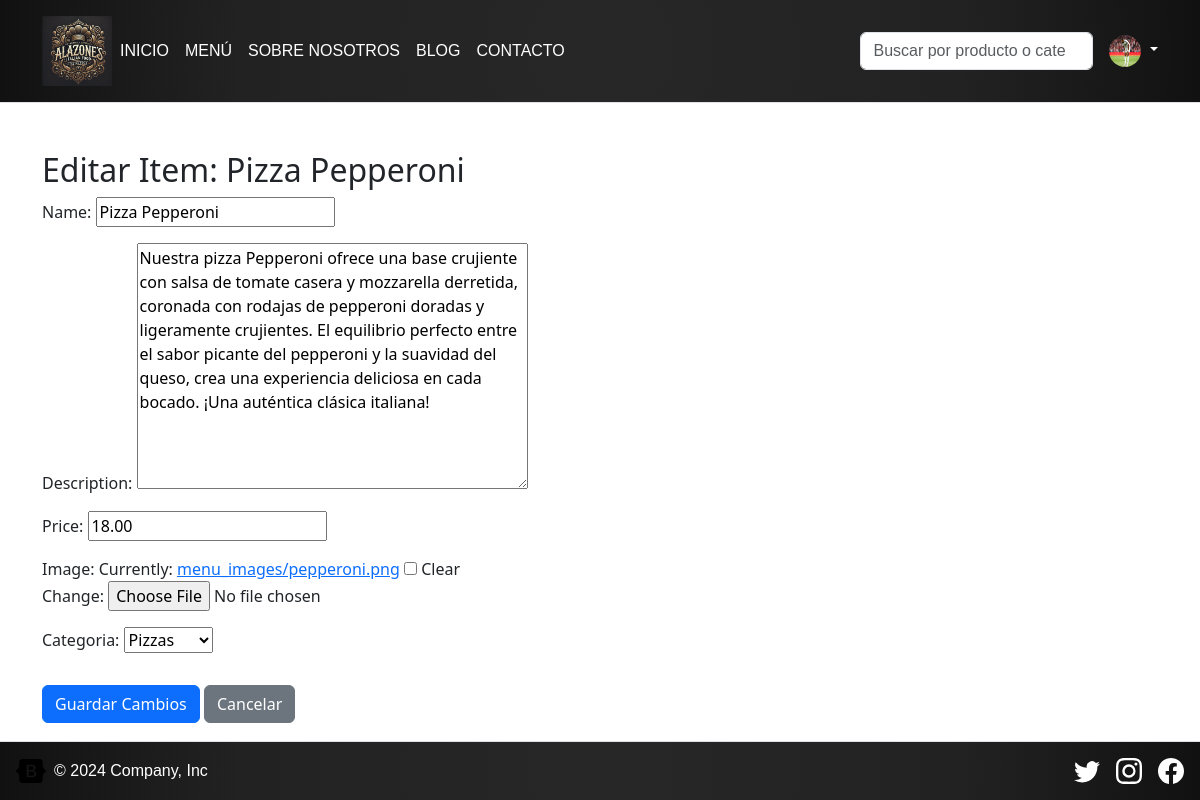
Page /menu/edit_item/1/ (signed in) on the committed database.
### core/users/models.py (models this page shows, shortened)
class Profile(models.Model):
    user = models.OneToOneField(User, on_delete=models.CASCADE)
    phone_number = models.CharField(max_length=15, blank=True, null=True)
    address = models.TextField(blank=True, null=True)
    profile_picture = models.ImageField(
        default="profile_pics/default_profile.jpg",  # Ruta relativa dentro de la carpeta MEDIA
        upload_to="profile_pics/",
        blank=True,
        null=True,
    )

### core/menu/models.py (models this page shows, shortened)
class MenuItem(models.Model):
    name = models.CharField(max_length=100)
    description = models.TextField()
    price = models.DecimalField(max_digits=6, decimal_places=2)
    image = models.ImageField(
        upload_to="menu_images/", blank=True, null=True
    )  # Cambiado a ImageField
    categoria = models.ForeignKey(
        Categoria, on_delete=models.CASCADE, related_name="items", null=True, blank=True
    )

### core/menu/views.py (the view)
# urls.py: path("edit_item/<int:item_id>/", views.edit_menu_item, name="edit_menu_item"),
@staff_member_required
def edit_menu_item(request, item_id):
    item = get_object_or_404(MenuItem, id=item_id)
    if request.method == "POST":
        form = MenuItemForm(request.POST, request.FILES, instance=item)
        if form.is_valid():
            form.save()
            return redirect("menu_detail", item_id=item.id)
    else:
        form = MenuItemForm(instance=item)
    return render(request, "menu/edit_menu_item.html", {"form": form, "item": item})

### core/menu/forms.py
class MenuItemForm(forms.ModelForm):
    class Meta:
        model = MenuItem
        fields = ["name", "description", "price", "image", "categoria"]

### core/menu/models.py (called while the page is built)
    def __str__(self):
        return self.nombre

### core/templates/menu/edit_menu_item.html (shortened to what this page needs)
{% extends "base.html" %}
{% block content %}
<div class="container mt-5">
    <h2>Editar Item: {{ item.name }}</h2>
    <form method="post" enctype="multipart/form-data">
        {{ form.as_p }}
        <button type="submit" class="btn btn-primary mt-3">Guardar Cambios</button>
        <a href="{% url 'menu_detail' item.id %}" class="btn btn-secondary mt-3">Cancelar</a>
    </form>
</div>
{% endblock %}

### core/templates/base.html (shortened to what this page needs)
{% load static %}
<!DOCTYPE html>
<html lang="en">
    <head>
        <link href="https://cdn.jsdelivr.net/npm/bootstrap@5.3.3/dist/css/bootstrap.min.css"
              rel="stylesheet"
>
        <link rel="stylesheet" href="{% static 'css/style.css' %}">
    </head>
<body>
        <header class="p-3 border-bottom" style="background: radial-gradient(circle, rgba(24, 24, 24, 0.932) 0%, rgba(34, 34, 34, 1) 60%, rgba(26, 26, 26, 1) 80%, rgba(17, 17, 17, 1) 100%); color: #ffffff; font-family: 'Arial', sans-serif;">
            <div class="container">
                <div class="d-flex flex-wrap align-items-center justify-content-center justify-content-lg-start">
                       <img src="{% static 'images/logo.png' %}"
                       width="70"
                       height="70"
                       alt="Descripción de la imagen"
                       data-bs-toggle="modal"
                       data-bs-target="#imageModal">
                    <ul class="nav col-12 col-lg-auto me-lg-auto mb-2 justify-content-center mb-md-0">
                        <li>
                            <a href="{% url 'home' %}" class="nav-link px-2" style="color: #ffffff;">INICIO</a>
                        </li>
                        <li>
                            <a href="{% url 'menu_list' %}" class="nav-link px-2" style="color: #ffffff;">MENÚ</a>
                        </li>
                        <li>
                            <a href="#" class="nav-link px-2" style="color: #ffffff;">SOBRE NOSOTROS</a>
                        </li>
                        <li>
                            <a href="#" class="nav-link px-2" style="color: #ffffff;">BLOG</a>
                        </li>
                        <li>
                            <a href="#" class="nav-link px-2" style="color: #ffffff;">CONTACTO</a>
                        </li>
                    </ul>
                    <form class="col-12 col-lg-auto mb-3 mb-lg-0 me-lg-3 position-relative" role="search">
                        <input type="search"
                               id="search-input"
                               class="form-control"
                               placeholder="Buscar por producto o categoría..."
                               aria-label="Buscar">
                    </form>
                    <div class="dropdown text-end">
                        <a href="{% url 'profile' %}"
                        class="d-block text-decoration-none dropdown-toggle" style="color: #ffffff;"
                        data-bs-toggle="dropdown"
                        aria-expanded="false">
                        <img src="{% if user.profile.profile_picture and user.profile.profile_picture.url %}{{ user.profile.profile_picture.url }}{% else %}{{ MEDIA_URL }}profile_pics/default_profile.jpg{% endif %}"
                            alt="{{ user.username }}"
                            width="32"
                            height="32"
                            class="rounded-circle">
                        </a>
                    </div>
                </div>
            </div>
        </header>
        <div id="bodycontent">
            {% block content %}{% endblock %}
        </div>
        <footer class="d-flex flex-wrap justify-content-between align-items-center py-3 border-top"  style="background: radial-gradient(circle, rgba(24, 24, 24, 0.932) 0%, rgba(34, 34, 34, 1) 60%, rgba(26, 26, 26, 1) 80%, rgba(17, 17, 17, 1) 100%); background-size: cover; color: #ffffff; font-family: 'Arial', sans-serif;">
                <div class="col-md-4 d-flex align-items-center">
                    <a href="/"
                       class="mb-3 me-2 mb-md-0 text-decoration-none lh-1" style="color: #ffffff;">
                        <svg class="bi" width="30" height="24">
                            <use xlink:href="#bootstrap"></use>
                        </svg>
                    </a>
                    <span class="mb-3 mb-md-0" style="color: #ffffff;">© 2024 Company, Inc</span>
                </div>
                <ul class="nav col-md-4 justify-content-end list-unstyled d-flex">
                    <li class="ms-3">
                        <a class="text-body-secondary" href="#" style="color: #ffffff;">
                            <svg class="bi" width="26" height="26" style="fill: #ffffff;">
                                <use xlink:href="#twitter"></use>
                            </svg>
                        </a>
                    </li>
                    <li class="ms-3">
                        <a class="text-body-secondary" href="#" style="color: #ffffff;">
                            <svg class="bi" width="26" height="26" style="fill: #ffffff;">
                                <use xlink:href="#instagram"></use>
                            </svg>
                        </a>
                    </li>
                    <li class="ms-3">
                        <a class="text-body-secondary" href="#" style="color: #ffffff;">
                            <svg class="bi" width="26" height="26" style="fill: #ffffff;">
                                <use xlink:href="#facebook"></use>
                            </svg>
                        </a>
                    </li>
                </ul>
        </footer>
    </body>
</html>

### static/css/style.css (style rules this page uses)
header { background: radial-gradient(circle, rgba(24, 24, 24, 0.932) 0%, rgba(34, 34, 34, 1) 60%, rgba(26, 26, 26, 1) 80%, rgba(17, 17, 17, 1) 100%); background-size: cover; color: #ffffff; font-family: "Merriweather", serif; font-weight: 400; font-style: normal; }

### core/templates/base.html (style rules this page uses)
html, body { height: 100%; margin: 0; }
body { display: flex; flex-direction: column; }
#bodycontent { flex: 1; }
footer { background: radial-gradient(circle, rgba(24, 24, 24, 0.932) 0%, rgba(34, 34, 34, 1) 60%, rgba(26, 26, 26, 1) 80%, rgba(17, 17, 17, 1) 100%); color: #ffffff; font-family: 'Arial', sans-serif; padding: 1rem; text-align: center; width: 100%; margin-top: auto; }

### rows in the picture
MenuItem: name "Pizza Pepperoni", description "Nuestra pizza Pepperoni ofrece una base crujiente con salsa de tomate casera y mozzarella derretida, coronada con rodajas de pepperoni doradas y ligeramente crujientes. El equilibrio perfecto entre el sabor picante del pepperoni y la suavidad del queso, crea una experiencia deliciosa en cada bocado. ¡Una auténtica clásica italiana!", price "18.00", categoria "Pizzas"
